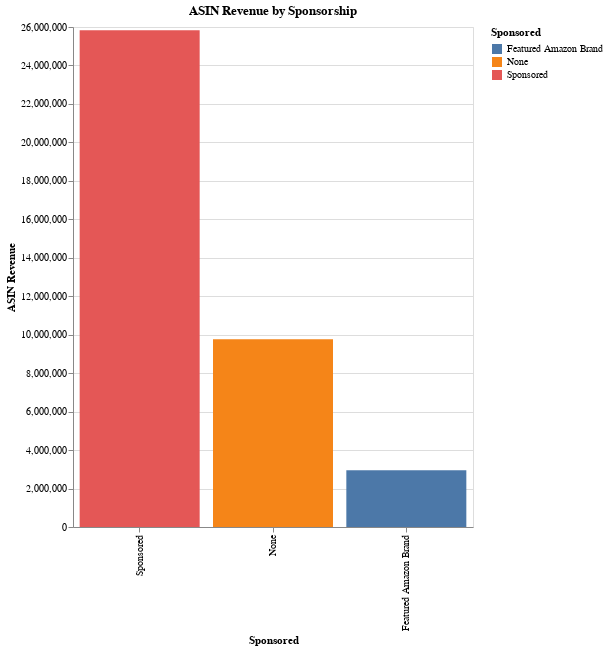

Write notebook code for a chart like this one.
### Code cell
chart4 = alt.Chart(sponsored_revenue).mark_bar().encode(
    x=alt.X('Sponsored', sort='-y'),
    y='ASIN Revenue',
    color='Sponsored'
  ).properties(
    width=400,
    height=500,
    title='ASIN Revenue by Sponsorship'
  )
chart4

### Figure 1 — Vega-Lite specification as saved in the notebook (floating-point values rounded to 4 significant figures)
{"config": {"view": {"continuousWidth": 300, "continuousHeight": 300}}, "data": {"name": "data-0b14f573ff109741ce2e326f7d76a7c0"}, "mark": {"type": "bar"}, "encoding": {"color": {"field": "Sponsored", "type": "nominal"}, "x": {"field": "Sponsored", "sort": "-y", "type": "nominal"}, "y": {"field": "ASIN Revenue", "type": "quantitative"}}, "height": 500, "title": "ASIN Revenue by Sponsorship", "width": 400, "$schema": "https://vega.github.io/schema/vega-lite/v5.20.1.json", "datasets": {"data-0b14f573ff109741ce2e326f7d76a7c0": [{"Sponsored": "Featured Amazon Brand", "ASIN Revenue": 2955000.0}, {"Sponsored": "None", "ASIN Revenue": 9769000.0}, {"Sponsored": "Sponsored", "ASIN Revenue": 25830000.0}]}}
